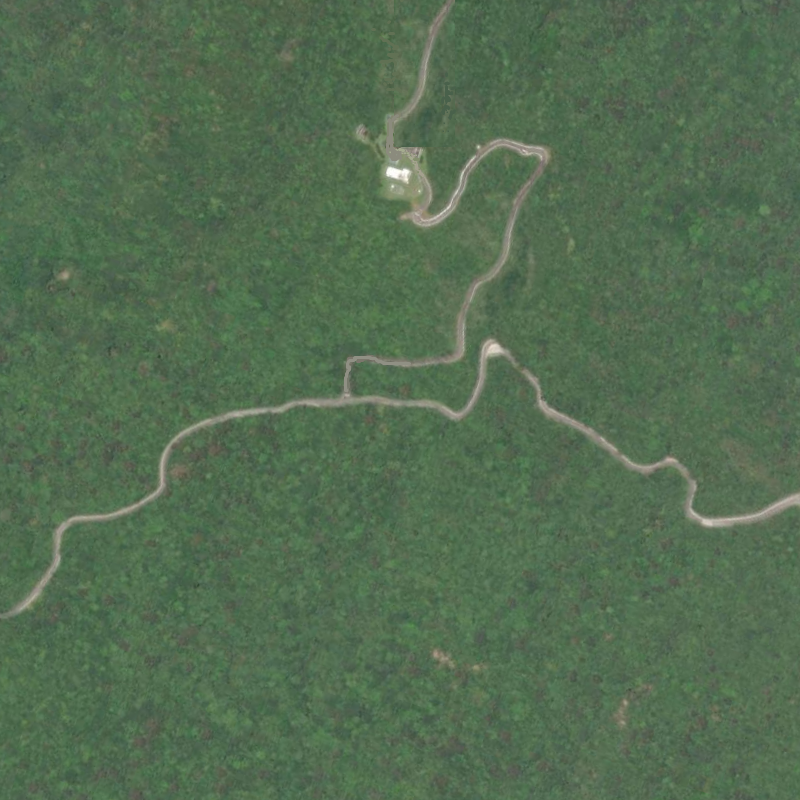
//> input picture HW2#114318047/code/Ian_island_square.bmp, 800 x 800 px
$ ./HW2_opencv   (built with g++ and OpenCV 4)
//> lines starting //> are read from the running program, lines starting //| are printed output that depends on the picture; after the words box and inside, x2 and y2 are one past the last pixel; in counts of white or black regions, pixels touching at a corner belong together
#include <opencv2/opencv.hpp>
#include <iostream>
#include <chrono>
#include <vector>

using namespace cv;
using namespace std;
using namespace std::chrono;

/********************************************************
* Filename    : HW2_opencv.cpp
* Author      : Stanley Chueh
* Note        : ACV HW2 OpenCV Version
*********************************************************/

// [4 lines left out: function drawBoundingBox, not called in this run]

// Task1
static void task1(const string& input, const string& output)
{
    Mat img = imread(input);
    if (img.empty())
        throw runtime_error("Cannot open image!");

    // Convert to grayscale
    Mat gray;
    cvtColor(img, gray, COLOR_BGR2GRAY);

    // Threshold by intensity and color
    Mat mask = Mat::zeros(img.size(), CV_8UC1);
    for (int r = 0; r < img.rows; ++r) {
        for (int c = 0; c < img.cols; ++c) {
            // Vec3b: [B, G, R]
            Vec3b px = img.at<Vec3b>(r, c);

            // Average intensity
            int intensity = (px[0] + px[1] + px[2]) / 3;
            if (intensity > 98 && px[0] > 80 && px[1] > 80 && px[2] > 80)
                // Make it white(road)
                mask.row(r).col(c).setTo(255);
        }
    }

    // Connected components to remove small regions
    Mat labels, stats, centroids;

    /*
        int connectedComponentsWithStats(
            InputArray  image,
            OutputArray labels,
            OutputArray stats,      // Region properties
            OutputArray centroids,  // Region centers
            int connectivity = 8,   // default 8-connected
            int ltype = CV_32S      // label image type (integer)
        );
    */
    int number_of_connected_components = connectedComponentsWithStats(mask, labels, stats, centroids, 4);

    // std::cout<< "Number of connected components: " << nLabels - 1 << std::endl;

    for (int i = 1; i < number_of_connected_components; ++i) {
        // CC_STAT_AREA = 4(4-neighbor)
        int area = stats.at<int>(i, CC_STAT_AREA);
        if (area < 900)
            // Make it black(small component)
            mask.setTo(0, labels == i);
    }

    imwrite(output, mask);
    std::cout << "Binarized image saved as task1_opencv.bmp\n";
}

// Task2
// [185 lines left out: functions task2, task3, not called in this run]

// Task4
static void task4() {
    task3("Ian_island_square.bmp", "task3_opencv.bmp", true);
}

int main()
{
    cout << "----- Homework 2 Menu (OpenCV version) -----\n";
    while (true) {
        cout << "\n================ Results Menu ================\n"
             << " 1) Task 1  - Generate binarized road\n"
             << " 2) Task 2  - Label forest + bounding boxes\n"
             << " 3) Task 3  - Road extraction + orientation\n"
             << " 4) Task 4  - Analyze timing\n"
             << " 0) Exit\n"
             << "Enter choice: ";

        int choice;
        cin >> choice;
//> the answer given: 1
        if (choice == 0) break;

        switch (choice) {
        case 1: task1("Ian_island_square.bmp", "task1_opencv.bmp"); break;
//> in task1, img is the input picture: 800 rows x 800 cols, CV_8UC3; mean B, G, R 81.2, 108.5, 83.6
//> in task1, `cvtColor(img, gray, COLOR_BGR2GRAY);`:
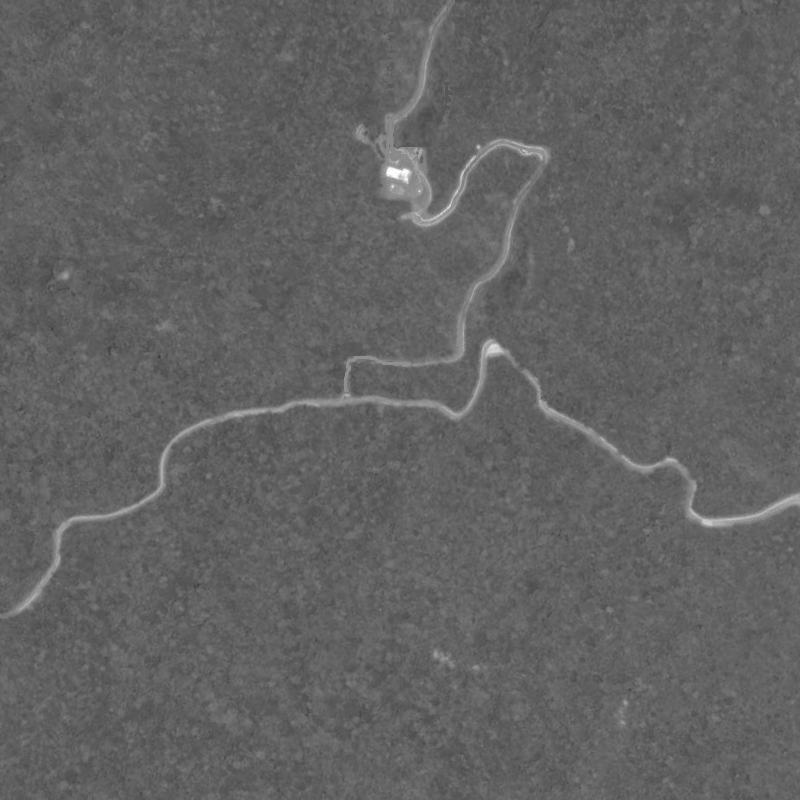
//> gray: 800 rows x 800 cols, CV_8UC1; min 57, max 255, mean 97.9
//> after the loop in task1, `for (int i = 1; i < number_of_connected_components; ++i)`:
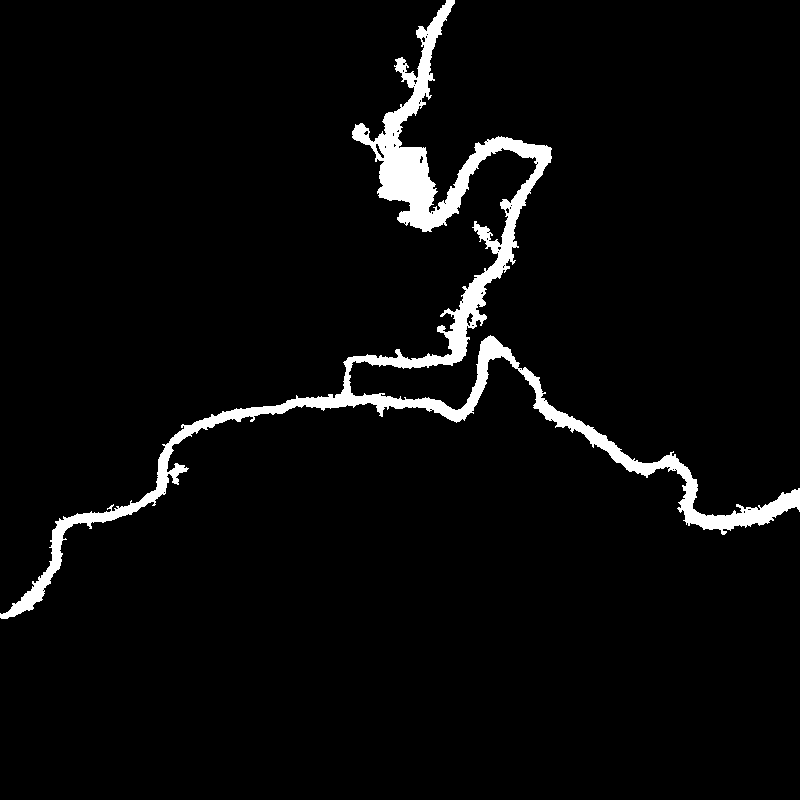
//> mask: 800 rows x 800 cols, CV_8UC1; 4% white; 1 white region, box (x1, y1, x2, y2) and area: (0, 0, 800, 619) 25870
        case 2: task2("task1_opencv.bmp", "Ian_island_square.bmp", "task2_opencv.bmp"); break;
        case 3: task3("Ian_island_square.bmp", "task3_opencv.bmp", false); break;
        case 4: task4(); break;
        default: cout << "Invalid choice.\n"; break;
        }
    }
    return 0;
}
